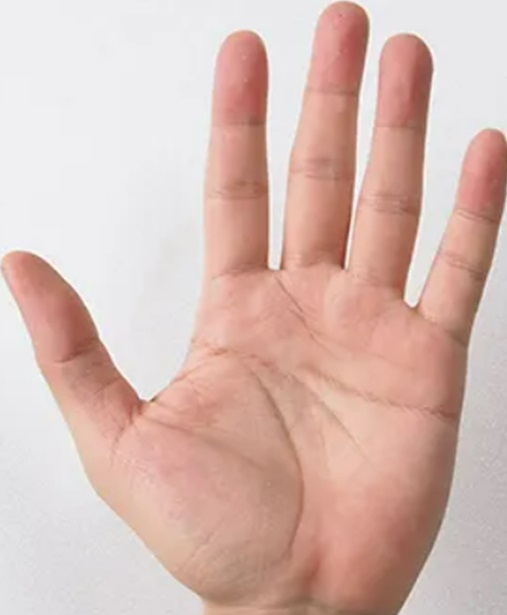
#> input picture tangan_3.jpg, 507 x 615 px
$ python 'Program 2_Palmprint_Thenar dan Hypothenar.py'
#> lines starting #> are read from the running program, lines starting #| are printed output that depends on the picture; after the words box and inside, x2 and y2 are one past the last pixel; in counts of white or black regions, pixels touching at a corner belong together
import cv2
import numpy as np
import matplotlib.pyplot as plt

# Gambar
image = cv2.imread('tangan_3.jpg', cv2.IMREAD_GRAYSCALE)
#> image: shape (615, 507); min 70, max 255, mean 194.3

# Histogram equalization
equalized_image = cv2.equalizeHist(image)
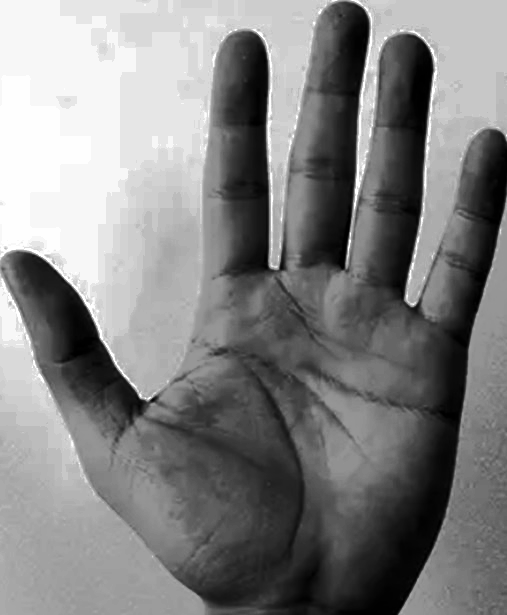
#> equalized_image: shape (615, 507); min 0, max 255, mean 129.6

# Gaussian blur (Menghilangkan Noise)
blurred_image = cv2.GaussianBlur(equalized_image, (5, 5), 0)

# Edge detection (Garis tangan)
edges = cv2.Canny(blurred_image, 50, 150)
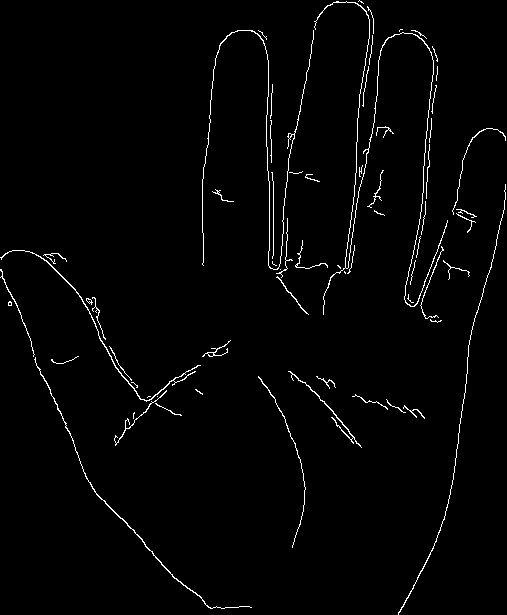
#> edges: shape (615, 507); 1.9% white in thin lines or dots

# Morphological operations (Menghilangkan Tepi)
kernel = np.ones((3, 3), np.uint8)
dilated_edges = cv2.dilate(edges, kernel, iterations=1)
#> dilated_edges: shape (615, 507); 6.1% white; 18 white regions, largest, box (x1, y1, x2, y2) and area: (201, 0, 449, 324) 9114, (0, 249, 202, 447) 2480, (0, 268, 253, 610) 1803
cleaned_edges = cv2.morphologyEx(dilated_edges, cv2.MORPH_CLOSE, kernel)
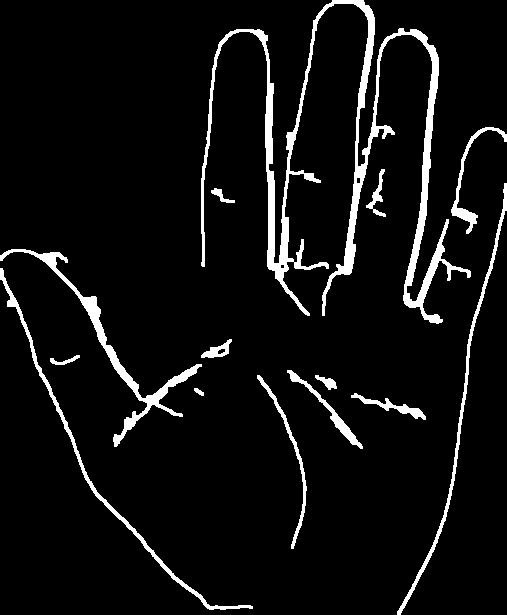
#> cleaned_edges: shape (615, 507); 6.4% white; 14 white regions

# Mencari kontur garis tangan
contours, _ = cv2.findContours(cleaned_edges, cv2.RETR_EXTERNAL, cv2.CHAIN_APPROX_SIMPLE)
#> contours = 14 contours; largest, box (x1, y1, x2, y2) and area: (201, 0, 471, 324) 8520, (0, 249, 202, 447) 2206, (0, 268, 253, 610) 1412, (397, 183, 507, 615) 1127, (451, 127, 507, 234) 564

# Menggambar kontur garis
contour_image = cv2.cvtColor(image, cv2.COLOR_GRAY2BGR)
cv2.drawContours(contour_image, contours, -1, (0, 255, 0), 2)
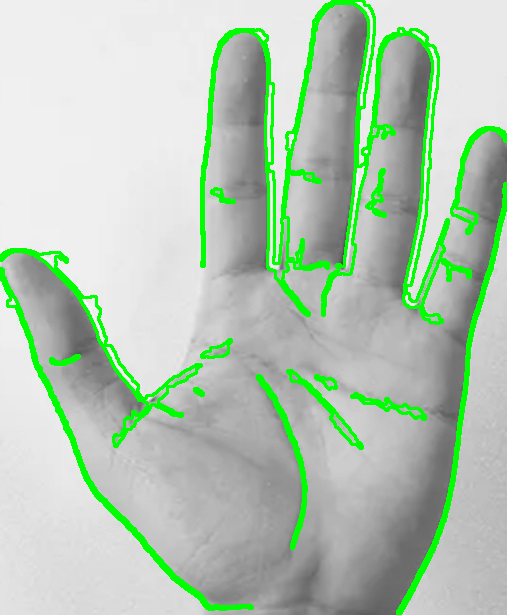
#> contour_image: shape (615, 507, 3); mean B, G, R 178.7, 199.4, 178.7

# Lokasi Thenar dan Hypothenar
height, width = image.shape
#> height = 615; width = 507
thenar_region = contour_image[int(height*0.6):height, 0:int(width*0.4)]
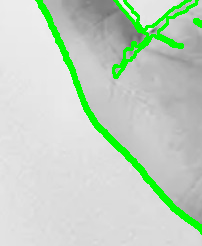
#> thenar_region: shape (246, 202, 3); mean B, G, R 193.9, 211, 193.9
hypothenar_region = contour_image[int(height*0.6):height, int(width*0.6):width]
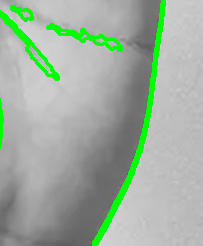
#> hypothenar_region: shape (246, 203, 3); mean B, G, R 158.9, 174.7, 158.9

# Tampilan
plt.figure(figsize=(12, 8))
plt.subplot(2, 3, 1), plt.title('Original Image'), plt.imshow(image, cmap='gray')
plt.subplot(2, 3, 2), plt.title('Equalized Image'), plt.imshow(equalized_image, cmap='gray')
plt.subplot(2, 3, 3), plt.title('Edges'), plt.imshow(edges, cmap='gray')
plt.subplot(2, 3, 4), plt.title('Cleaned Edges'), plt.imshow(cleaned_edges, cmap='gray')
plt.subplot(2, 3, 5), plt.title('Contours'), plt.imshow(contour_image)
plt.subplot(2, 3, 6), plt.title('Thenar and Hypothenar Regions'), plt.imshow(np.hstack((thenar_region, hypothenar_region)))

plt.tight_layout()
plt.show()
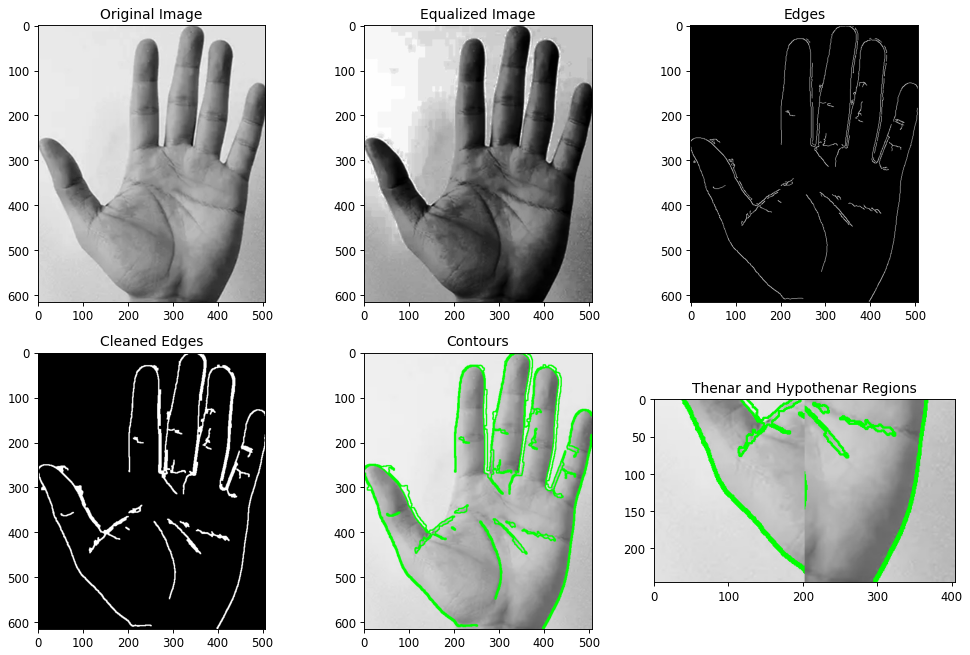
#> figure drawn by matplotlib, 6 panels

$ run again, with Program 2_hasil.png saved as tangan_3.jpg
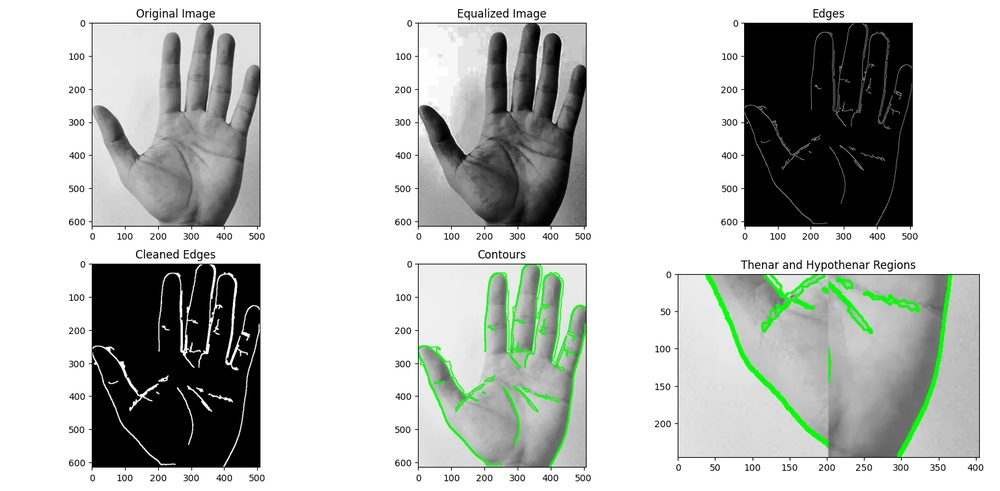
#> input picture Program 2_hasil.png, 1000 x 491 px, shrunk from 1536 x 754 before the run
#> `edges = cv2.Canny(blurred_image, 50, 150)`:
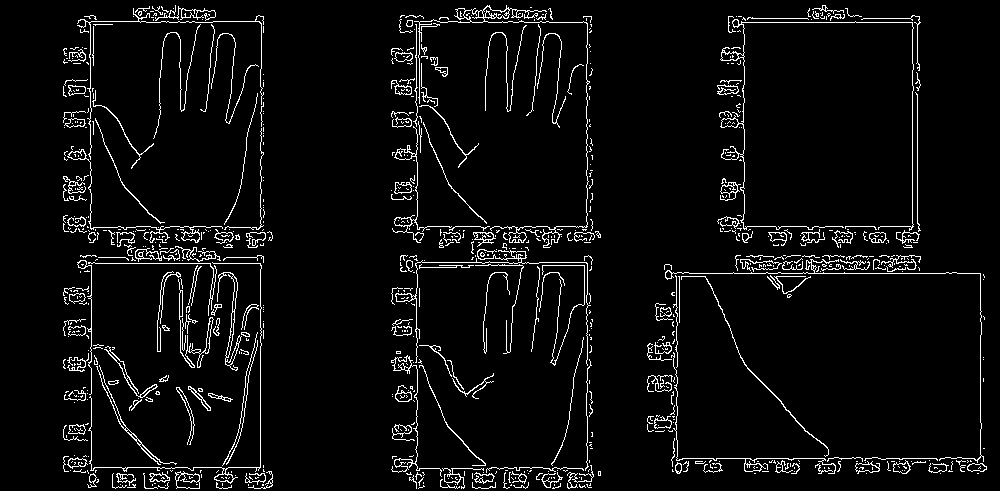
#> edges: shape (491, 1000); 4.9% white in thin lines or dots
#> dilated_edges: shape (491, 1000); 15.4% white; 12 white regions, largest, box (x1, y1, x2, y2) and area: (62, 4, 274, 490) 28075, (390, 4, 602, 490) 25192, (646, 254, 988, 475) 12521
#> cleaned_edges: shape (491, 1000); 16.5% white; 8 white regions
#> contours = 4 contours; box (x1, y1, x2, y2) and area: (62, 4, 274, 491) 85647, (390, 4, 602, 491) 85578, (646, 254, 988, 475) 66066, (716, 4, 922, 249) 42054
#> `hypothenar_region = contour_image[int(height*0.6):height, int(width*0...`:
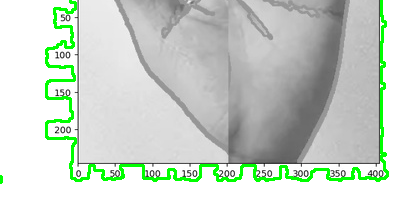
#> hypothenar_region: shape (197, 400, 3); mean B, G, R 197.9, 209.1, 197.9
